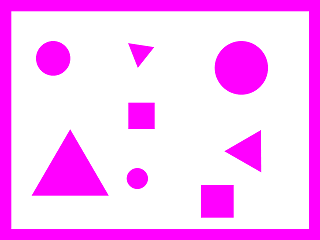
//> input picture Session 5 & 6/Code/Test/CheckSymbol/Symbols/CountShape1.PNG, 320 x 240 px, given in place of the camera
$ ./HSV_Range_Tool   (built with g++ and OpenCV 4)
//> lines starting //> are read from the running program, lines starting //| are printed output that depends on the picture; after the words box and inside, x2 and y2 are one past the last pixel; in counts of white or black regions, pixels touching at a corner belong together
#include <opencv2/core.hpp>
#include <opencv2/videoio.hpp>
#include <opencv2/imgproc.hpp>
#include <opencv2/highgui.hpp>

using namespace cv;

int main()
{
    VideoCapture cap(0);
    Mat originalMat, hsvMat, resizeMat, inrangeMat, filtedMat;
    int *lowerHptr, *lowerSptr, *lowerVptr, *upperHptr, *upperSptr, *upperVptr;
    int lowerH = 0, lowerS = 0, lowerV = 0, upperH = 179, upperS = 255, upperV = 255;
    lowerHptr = &lowerH;
    lowerSptr = &lowerS;
    lowerVptr = &lowerV;
    upperHptr = &upperH;
    upperSptr = &upperS;
    upperVptr = &upperV;

    String winName = String("HSV_Range_Tool");
    namedWindow(winName, WINDOW_NORMAL);
    createTrackbar("LowerH", winName, lowerHptr, 255);
//> slider 'LowerH' is set to 51
    createTrackbar("LowerS", winName, lowerSptr, 255);
//> slider 'LowerS' is set to 51
    createTrackbar("LowerV", winName, lowerVptr, 255);
//> slider 'LowerV' is set to 51
    createTrackbar("UpperH", winName, upperHptr, 179);
    createTrackbar("UpperS", winName, upperSptr, 255);
    createTrackbar("UpperV", winName, upperVptr, 255);

    while (1)
    {
        cap >> originalMat;
//> originalMat is the input picture: 240 rows x 320 cols, CV_8UC3; mean B, G, R 255, 185.5, 255
        if (originalMat.empty())
            continue;
        resize(originalMat, resizeMat, Size(), 1, 1);
        cvtColor(resizeMat, hsvMat, COLOR_BGR2HSV);
//> hsvMat: 240 rows x 320 cols, CV_8UC3; mean H, S, V 42.2, 69.5, 255
        inRange(hsvMat, Scalar(lowerH, lowerS, lowerV), Scalar(upperH, upperS, upperV), inrangeMat);
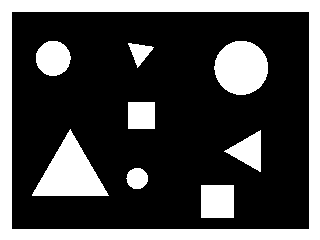
//> inrangeMat: 240 rows x 320 cols, CV_8UC1; 28% white; 9 white regions, largest, box (x1, y1, x2, y2) and area: (0, 0, 320, 240) 12351, (32, 129, 109, 196) 2618, (214, 41, 268, 95) 2280
        Mat resultMat(resizeMat.rows, resizeMat.cols, CV_8UC3, Scalar(0, 0, 0));
        bitwise_and(resizeMat, resizeMat, filtedMat, inrangeMat);
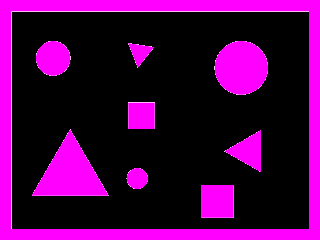
//> filtedMat: 240 rows x 320 cols, CV_8UC3; mean B, G, R 71.4, 1.9, 71.4
        filtedMat.copyTo(resultMat, inrangeMat);
        imshow("Output", resultMat);
        imshow("Mask", inrangeMat);
        if (waitKey(1) == 'q')
//> the 'q' key is pressed
            break;
    }
}

$ run again, on Session 5 & 6/Code/Test/CheckSymbol/Symbols/CountShape3.png
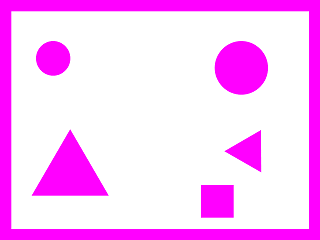
//> input picture Session 5 & 6/Code/Test/CheckSymbol/Symbols/CountShape3.png, 320 x 240 px, given in place of the camera
//> originalMat is the input picture: 240 rows x 320 cols, CV_8UC3; mean B, G, R 255, 190, 255
//> hsvMat: 240 rows x 320 cols, CV_8UC3; mean H, S, V 39.4, 65, 255
//> `inRange(hsvMat, Scalar(lowerH, lowerS, lowerV), Scalar(upperH, upperS,..`:
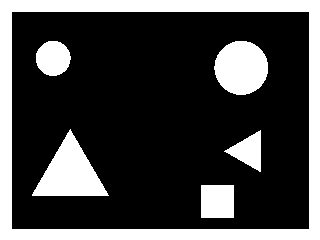
//> inrangeMat: 240 rows x 320 cols, CV_8UC1; 26.2% white; 6 white regions, box (x1, y1, x2, y2) and area: (0, 0, 320, 240) 12351, (32, 129, 109, 196) 2618, (214, 41, 268, 95) 2280, (201, 185, 234, 218) 1089, (36, 41, 71, 76) 958, (224, 130, 261, 172) 790
//> `bitwise_and(resizeMat, resizeMat, filtedMat, inrangeMat);`:
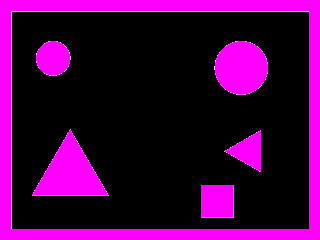
//> filtedMat: 240 rows x 320 cols, CV_8UC3; mean B, G, R 66.7, 1.7, 66.7

$ run again, on Session 5 & 6/Code/Test/CheckSymbol/Symbols/Football.PNG
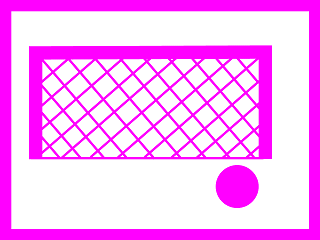
//> input picture Session 5 & 6/Code/Test/CheckSymbol/Symbols/Football.PNG, 320 x 240 px, given in place of the camera
//> originalMat is the input picture: 240 rows x 320 cols, CV_8UC3; mean B, G, R 255, 172.1, 255
//> hsvMat: 240 rows x 320 cols, CV_8UC3; mean H, S, V 52.9, 82.9, 255
//> `inRange(hsvMat, Scalar(lowerH, lowerS, lowerV), Scalar(upperH, upperS,..`:
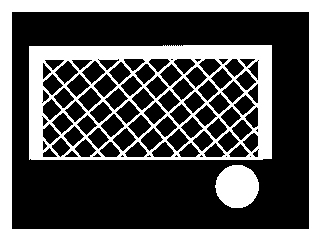
//> inrangeMat: 240 rows x 320 cols, CV_8UC1; 34.3% white; 3 white regions, box (x1, y1, x2, y2) and area: (29, 45, 272, 160) 12549, (0, 0, 320, 240) 12351, (215, 165, 259, 208) 1475
//> `bitwise_and(resizeMat, resizeMat, filtedMat, inrangeMat);`:
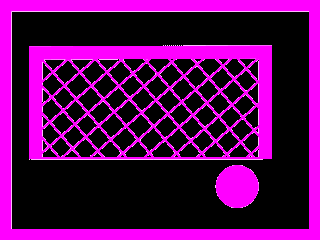
//> filtedMat: 240 rows x 320 cols, CV_8UC3; mean B, G, R 87.6, 4.9, 87.6
